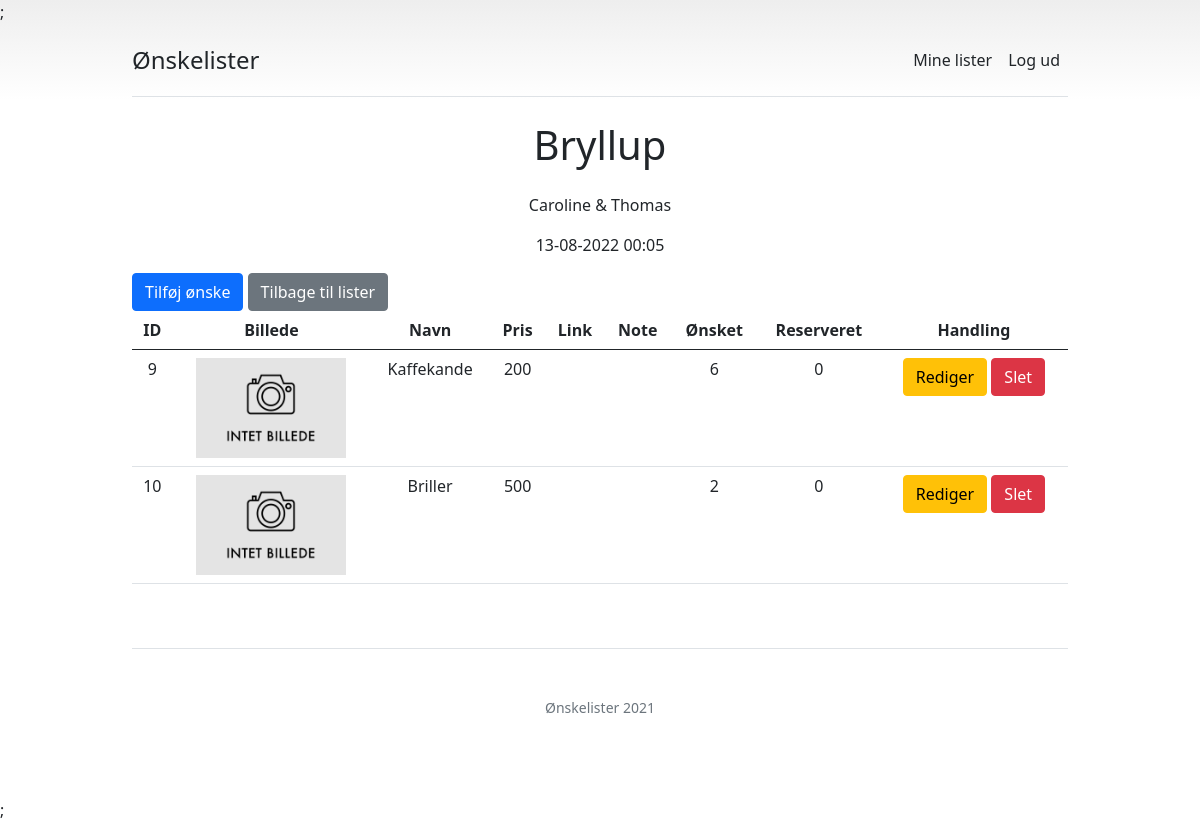
/gift/read?list=2 (signed in), run on the app's committed database.
### tables this page shows
CREATE TABLE `whish_lists` (
  `list_id` bigint(20) NOT NULL,
  `list_date` datetime DEFAULT NULL,
  `list_title` text DEFAULT NULL,
  `list_subtitle` text DEFAULT NULL,
  `list_link` varchar(255) DEFAULT NULL,
  `list_user` bigint(20) DEFAULT NULL,
  `list_code` varchar(255) NOT NULL,
  `list_active` tinyint(1) NOT NULL DEFAULT 1
);

CREATE TABLE `whish_gifts` (
  `gift_id` bigint(20) NOT NULL,
  `gift_image` varchar(255) DEFAULT NULL,
  `gift_name` varchar(255) DEFAULT NULL,
  `gift_qty` int(11) NOT NULL DEFAULT 1,
  `gift_reservations` int(11) NOT NULL DEFAULT 0,
  `gift_price` int(11) NOT NULL DEFAULT 0,
  `gift_note` varchar(255) DEFAULT NULL,
  `gift_link` varchar(255) DEFAULT NULL,
  `gift_list` bigint(20) NOT NULL
);

### app/classes/simple.db.class.php (called while the page is built, shortened)
<?php
class SimpleDB
{
  public $isConn;
  public function __construct( $db_conn = array('host' => 'localhost', 'user' => 'root','pass' => '','database' => 'test', ) )
  {
    $host = isset($db_conn['host']) ? $db_conn['host'] : 'localhost' ;
    $user = isset($db_conn['user']) ? $db_conn['user'] : 'root' ;
    $pass = isset($db_conn['pass']) ? $db_conn['pass'] : '' ;
    $database = isset($db_conn['database']) ? $db_conn['database'] : die('no database set') ;
    $connection = mysqli_connect($host, $user, $pass,$database);
    if($connection)
    {
      $this->isConn = $connection;
    }
  }
  public function Select($SQLStatement)
  {
    $con =  $this->isConn;
    if ($con)
    {
      $q = $con->query($SQLStatement);
      $row = $q->num_rows;
      if($row <1)
      {
        $result = $row;
      }
      else if($row == 1)
      {
        $result = array($q->fetch_assoc());
      }
      else if( $row >1)
      {
        $d1 = array( $q->fetch_assoc());
        $d2= array();
        while ($row = $q->fetch_assoc())
        {
          $d2[] = $row;
        }
        $result = array_merge($d1 , $d2);
      }
      return $result;
      }
  }
  public function CleanDBData($Data)
  {
    $con =  $this->isConn;
    $str = mysqli_real_escape_string($con,$Data);
    return $str;
  }
}

### app/config.php (called while the page is built, shortened)
<?php
require 'classes/simple.db.class.php';
$app['cookie_name'] = 'session';
$app['session_name'] = 'user';
$app['db'] = new SimpleDB(['host' => 'localhost', 'user' => 'root','pass' => '','database' => 'dev']);
$app['url'] = 'http://localhost/whishlist';
$app['asset'] = $app['url'] . '/public/assets';
$app['name'] = 'Ønskelister';
$app['title'] = 'Ønskelister - Ønskelister til alle begivenheder';

### gift/read.php (the view, shortened to what this page needs)
<?php include '../app/templates/header.php'; ?>
<?php include '../app/templates/app.php'; ?>
<?php
$list_id = $app['db']->CleanDBData($_GET['list']);
$list = $app['db']->Select('select * from whish_lists where list_id = ' . $list_id);
$gifts = $app['db']->Select('select * from whish_gifts where gift_list = ' . $list_id);
?>
</head>
<body>
<?php include '../app/templates/nav.php'; ?>
  <main>
  <h2 id="produkter" class="display-6 text-center mb-4"><?php echo $list[0]['list_title']; ?></h2>
    <p class="text-center"><?php echo $list[0]['list_subtitle']; ?></p>
    <p class="text-center"><?php echo date('d-m-Y H:i', strtotime($list[0]['list_date'])); ?></p>
    <a href="<?php echo $app['url'] ?>/gift/create?list=<?php echo $list[0]['list_id']; ?>"><button type="button" class=" btn btn-primary">Tilføj ønske</button></a>
    <a href="<?php echo $app['url'] ?>/list/read"><button type="button" class=" btn btn-secondary">Tilbage til lister</button></a>
    <?php if(!empty($gifts)): ?>
    <div class="table-responsive">
      <table class="table text-center">
        <thead>
          <tr>
            <th>ID</th>
            <th>Billede</th>
            <th>Navn</th>
            <th>Pris</th>
            <th>Link</th>
            <th>Note</th>
            <th>Ønsket</th>
            <th>Reserveret</th>
            <th>Handling</th>
          </tr>
        </thead>
        <tbody>
          <?php foreach($gifts as $gift): ?>
            <tr>
              <td><?php echo $gift['gift_id']; ?></td>
              <?php if(!empty($gift['gift_image'])): ?>
              <td><img src="<?php echo $gift['gift_image']; ?>" width="150" height="100"></td>
              <?php else: ?>
                <td><img src="<?php echo $app['url']; ?>/public/img/no-image.png" width="150" height="100"></td>
              <?php endif; ?>
              <td><?php echo $gift['gift_name']; ?></td>
              <td><?php echo $gift['gift_price']; ?></td>
              <?php if(!empty($gift['gift_link'])): ?>
              <th><a target="_blank" href="<?php echo $gift['gift_link']; ?>">Link</a></th>
              <?php else: ?>
                <td></td>
              <?php endif; ?>
              <td><?php echo $gift['gift_note']; ?></td>
              <td><?php echo $gift['gift_qty']; ?></td>
              <td><?php echo $gift['gift_reservations']; ?></td>
              <td>
                <a href="<?php echo $app['url']; ?>/gift/update?id=<?php echo $gift['gift_id']; ?>&list=<?php echo $list_id; ?>" class="btn btn-warning">Rediger</a>
                <a onclick="return confirm('Er du sikker?');" href="<?php echo $app['url']; ?>/gift/delete?id=<?php echo $gift['gift_id']; ?>&list=<?php echo $list_id; ?>" class="btn btn-danger">Slet</a>
            </td>
            </tr>
          <?php endforeach; ?>
        </tbody>
      </table>
    </div>
 <?php endif; ?>
  </main>
  <?php include '../app/templates/footer.php'; ?>

### public/css/app.css (style rules this page uses)
body { background-image: linear-gradient(180deg, #eee, #fff 100px, #fff); }
html { scroll-behavior: smooth; }

### data on the page
whish_lists: list_title "Bryllup", list_subtitle "Caroline & Thomas", list_date "13-08-2022 00:05"
whish_gifts: gift_id "9", gift_name "Kaffekande", gift_price "200", gift_qty "6", gift_reservations "0"
whish_gifts: gift_id "10", gift_name "Briller", gift_price "500", gift_qty "2", gift_reservations "0"

### other printed values
$app[$key] "Ønskelister"
$app['name'] "Ønskelister"
